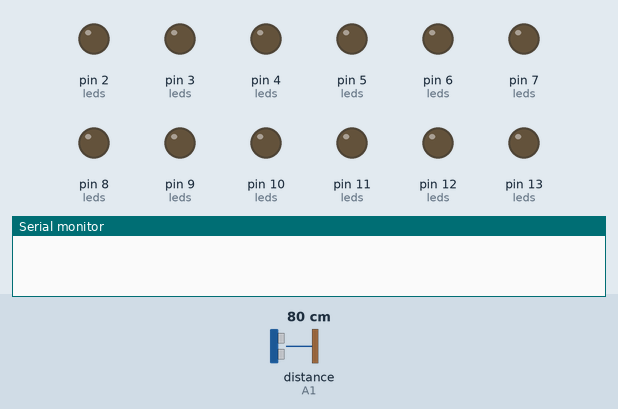
This sketch was run on a simulated Arduino Uno, built with avr-gcc and run on an emulated ATmega328P. On the bench: output pins drawn as LEDs (lit = HIGH), the last lines printed to the serial monitor. Wiring (inferred from the names in the program): ultrasonic range finder: trigger A0; echo A1. Inputs (shaded band) come from the test bench; at power-on: distance to the obstacle (sensor on A1) 80 cm. The echo pulse lasts 58.3 µs per cm; pins used as bus, display or sensor lines are not drawn.

Above: at 0.1 s.
At 4.6 s:
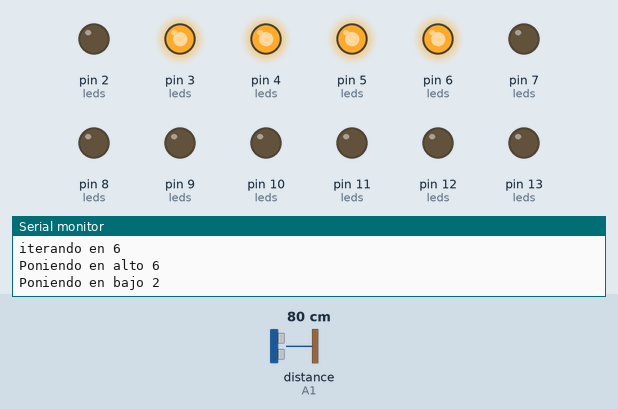
At 8.1 s:
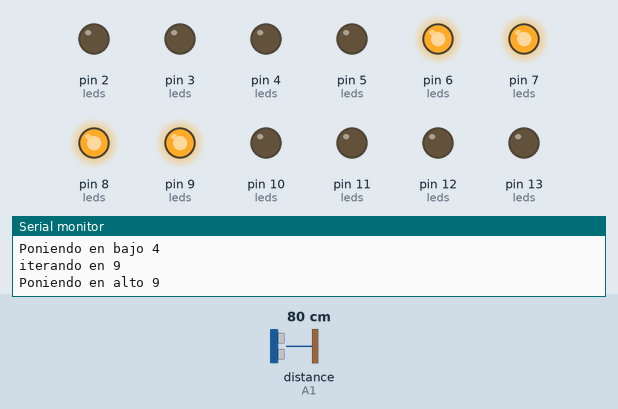
At 14.0 s:
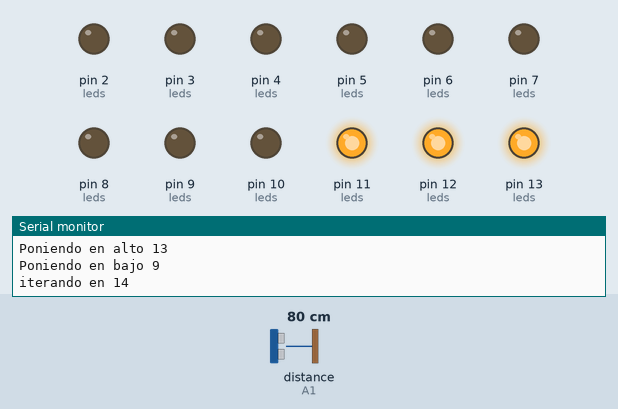
At 26.2 s:
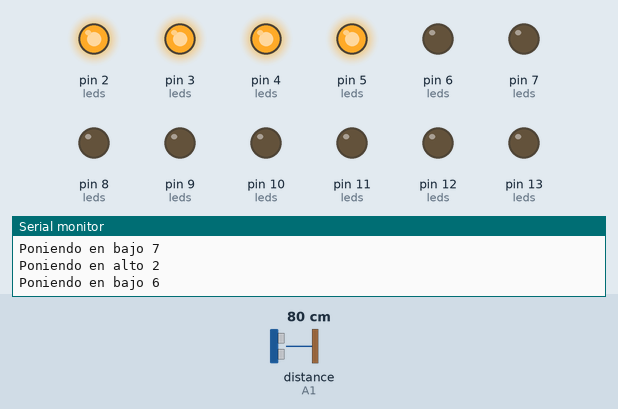
At 38.8 s:
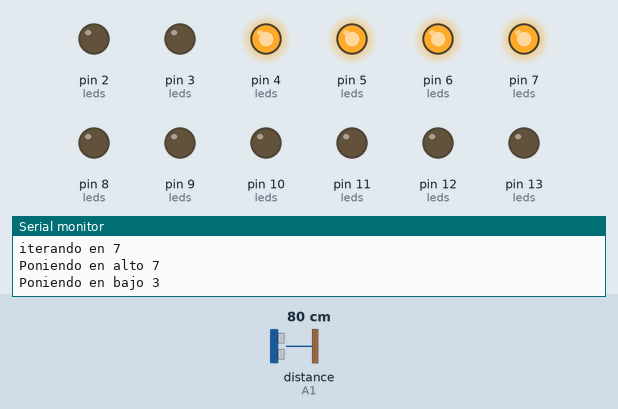
Timing chart, 0 to 40.0 s (numbered marks = the images above):
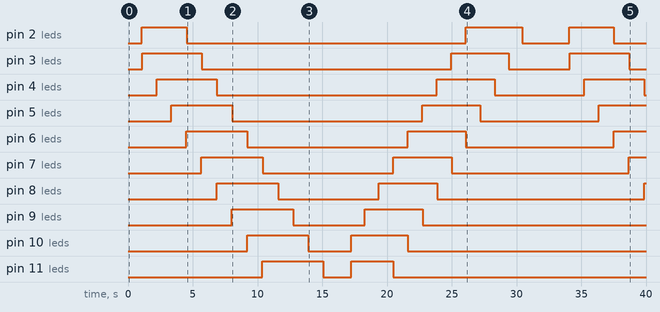

The sketch:

stair_lights.ino
```cpp
//Sensores
int ArribaTrigger = A0;
int ArribaEcho = A1;
int AbajoTrigger = A0;
int AbajoEcho = A1;

long ArribaDistance, AbajoDistance;

int delaymili = 500;
int maximumRangeCm = 100;
int minimumRangeCm = 0;


//Leds
int led0=0;
int led1=1;
int led2=2;
int led3=3;
int led4=4;
int led5=5;
int led6=6;
int led7=7;
int led8=8;
int led9=9;
int led10=10;
int led11=11;
int led12=12;
int led13=13;
int leds[14] = {
  led0, led1, led2, led3, led4, led5,
  led6, led7, led8, led9, led10, led11,
  led12, led13
};

//Configs
int serialBSP = 9600;
int ledQuantityOn=4;

//sound functions
void initTrigger() {
	digitalWrite(ArribaTrigger, LOW);
	digitalWrite(AbajoTrigger, LOW);
	delayMicroseconds(2);
	digitalWrite(ArribaTrigger, HIGH);
	digitalWrite(AbajoTrigger, HIGH);
	delayMicroseconds(10);
	digitalWrite(ArribaTrigger, LOW);
	digitalWrite(AbajoTrigger, LOW);
}
long microsecCm(long microsecond) {
	return microsecond / 58;
}

//Configuramos los led como salida en bajo.
void initLedsInLowMode() {
  for (int i=0; i <= 13; i += 1) {
    pinMode(leds[i],OUTPUT);
  }
}

void turnOffAllLeds() {
  for (int i=0; i <= 13; i += 1) {
    digitalWrite(leds[i],LOW);
  }
}

void turnOnLed(int ledNumber) {
  digitalWrite(leds[ledNumber], HIGH);
  Serial.print("Poniendo en alto ");
  Serial.print(ledNumber);
  Serial.print("\n");
}

void turnOffLed(int ledNumber) {
  digitalWrite(leds[ledNumber], LOW);
  Serial.print("Poniendo en bajo ");
  Serial.print(ledNumber);
  Serial.print("\n");
}


void turnOnFromLedIncreasing(int ledNumber) {
  int x = ledNumber;
  for (x; x < (ledNumber + ledQuantityOn); x=x+1) {
    Serial.print("iterando en ");
    Serial.print(x);
    Serial.print("\n");
    if (x <= 13) {
      turnOnLed(x);
    }

    if (x-4 >= 0) {
      turnOffLed(x-4);
    }
  }
}

void turnOnFromLedDecrementing(int ledNumber) {
  for (int x=ledNumber; x > (ledNumber - ledQuantityOn); x=x-1) {
    if (x > 0) {
      turnOnLed(x);
    }

    if (x+4 <= 13) {
      turnOffLed(x+4);
    }
  }
}


void setup() {
  Serial.begin(serialBSP);

  pinMode(ArribaTrigger,OUTPUT);
  pinMode(ArribaEcho,INPUT);
  pinMode(AbajoTrigger,OUTPUT);
  pinMode(AbajoEcho,INPUT);

  initLedsInLowMode();
  turnOffAllLeds();
}


void loop() {
  turnOffAllLeds();
	initTrigger();

	ArribaDistance = microsecCm(pulseIn(ArribaEcho, HIGH));
	AbajoDistance = microsecCm(pulseIn(AbajoEcho, HIGH));

  Serial.print("Arriva y abajo ");
  Serial.print(ArribaDistance);
  Serial.print("cm ");
  Serial.print(AbajoDistance);
  Serial.print("cm \n");

  for (int x = 0 ; x <= 13 ; x=x+1) {
    if (ArribaDistance <= maximumRangeCm || minimumRangeCm < ArribaDistance) {
      Serial.print("Recorriendo globalmente ");
      Serial.print(x);
      Serial.print("\n");
      turnOnFromLedIncreasing(x);
      delay(1000);
    } else {
      break;
    }
  }

  turnOffAllLeds();

	for (int x = 13 ; x >= 0 ; x=x-1) {
    if (AbajoDistance <= maximumRangeCm || minimumRangeCm < AbajoDistance) {
      Serial.print("Recorriendo globalmente ");
      Serial.print(x);
      Serial.print("\n");
      turnOnFromLedDecrementing(x);
      delay(1000);
    } else {
      break;
    }
  }

  delay(500);
}
```

Measured:
- by itself, pin 2 (leds): goes HIGH 3.4 s, LOW 21.6 s, HIGH 4.4 s, LOW 3.6 s, HIGH 3.4 s, then LOW
- by itself, pin 3 (leds): goes HIGH 4.6 s, LOW 19.3 s, HIGH 4.4 s, LOW 4.7 s, HIGH 4.6 s, then LOW
- by itself, pin 4 (leds): goes HIGH 4.7 s, LOW 17.0 s, HIGH 4.5 s, LOW 6.9 s, HIGH 4.7 s, then LOW
- by itself, pin 5 (leds): goes HIGH 4.7 s, LOW 14.7 s, HIGH 4.5 s, LOW 9.1 s, then HIGH
- by itself, pin 6 (leds): alternates HIGH for 4.6 s and LOW for 11.9 s
- by itself, pin 7 (leds): goes HIGH 4.7 s, LOW 10.1 s, HIGH 4.5 s, LOW 13.7 s, then HIGH
- by itself, pin 8 (leds): goes HIGH 4.7 s, LOW 7.8 s, HIGH 4.5 s, LOW 16.0 s, then HIGH
- by itself, pin 9 (leds): alternates HIGH for 4.6 s and LOW for 5.5 s, 4 changes in all, then stays LOW
